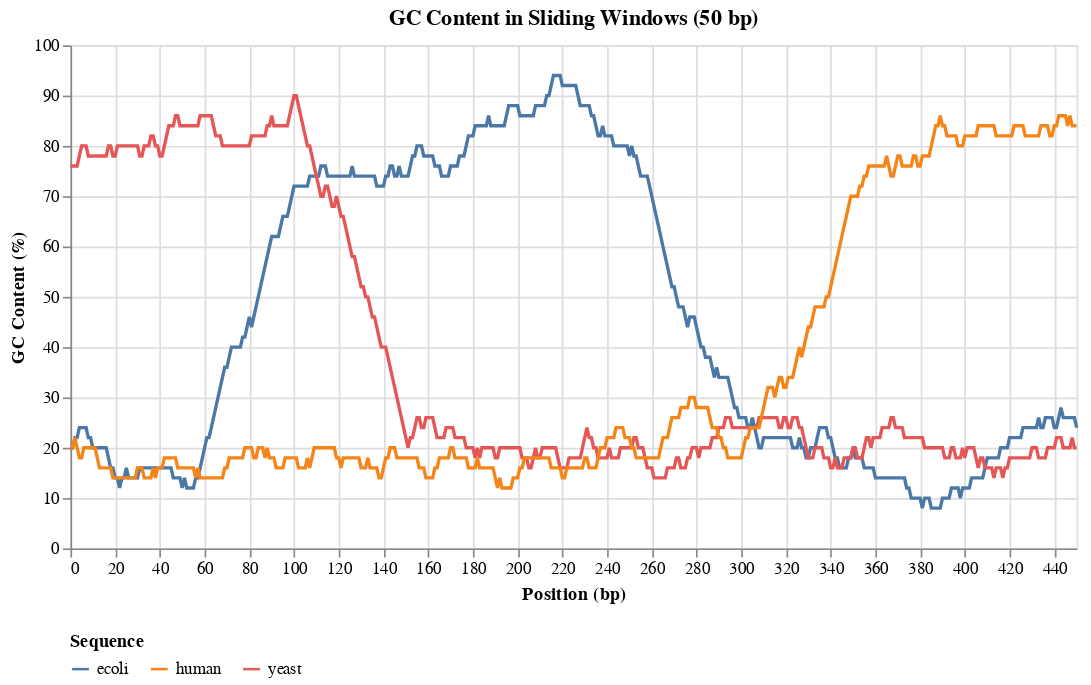

The notebook cell this image was saved under:
### Markdown cell above
### Plotting GC Content Profiles

Now let's visualize how GC content varies along each sequence:

### Code cell
import altair as alt

alt.Chart(df).mark_line().encode(
    x=alt.X('position:Q', title='Position (bp)'),
    y=alt.Y('gc_percent:Q', title='GC Content (%)', scale=alt.Scale(domain=[0, 100])),
    color=alt.Color('sequence:N', title='Sequence'),
    strokeWidth=alt.value(2)
).properties(
    width=600,
    height=300,
    title='GC Content in Sliding Windows (50 bp)'
).configure_legend(
    orient='bottom'
)

### Figure 1 — Vega-Lite specification as saved in the notebook (floating-point values rounded to 4 significant figures; data arrays with more than 128 entries replaced by an {"elided": "..."} marker saying what was removed)
{"config": {"view": {"continuousWidth": 300, "continuousHeight": 300}, "legend": {"orient": "bottom"}}, "data": {"name": "data-11c8168e8bb1eebbe205d16ded7f739d"}, "mark": {"type": "line"}, "encoding": {"color": {"field": "sequence", "title": "Sequence", "type": "nominal"}, "strokeWidth": {"value": 2}, "x": {"field": "position", "title": "Position (bp)", "type": "quantitative"}, "y": {"field": "gc_percent", "scale": {"domain": [0, 100]}, "title": "GC Content (%)", "type": "quantitative"}}, "height": 300, "title": "GC Content in Sliding Windows (50 bp)", "width": 600, "$schema": "https://vega.github.io/schema/vega-lite/v5.20.1.json", "datasets": {"data-11c8168e8bb1eebbe205d16ded7f739d": {"elided": "1353 records"}}}
